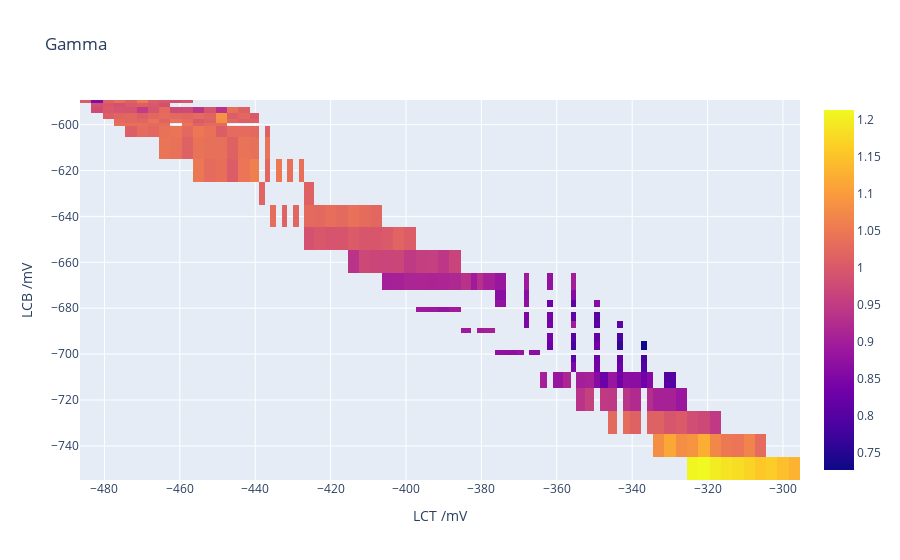

The code cell stored with this chart in its notebook:
### Code cell
fig = go.Figure()
xs = [get_real_lct(dat) for dat in dats]
ys = [dat.Logs.fds['LCB'] for dat in dats]
zs = [dat.Transition.avg_fit.best_values.amp for dat in dats]

fig.add_trace(go.Heatmap(x = xs, y = ys, z = zs))
PlU.fig_setup(fig, 'Gamma', 'LCT /mV', 'LCB /mV')
fig

### Figure 1 — Plotly figure (JSON) as saved in the notebook; plotly's stock layout.template omitted (floating-point values rounded to 4 significant figures; data arrays with more than 128 entries replaced by an {"elided": "..."} marker saying what was removed)
{"data": [{"type": "heatmap", "x": {"elided": "257 float values"}, "y": {"elided": "257 float values"}, "z": {"elided": "257 float values"}}], "layout": {"autosize": true, "legend": {"title": {}}, "title": {"text": "Gamma"}, "xaxis": {"autorange": true, "range": [-486.5, -295.5], "title": {"text": "LCT /mV"}, "type": "linear"}, "yaxis": {"autorange": true, "range": [-754.9, -589.3], "title": {"text": "LCB /mV"}, "type": "linear"}}}
